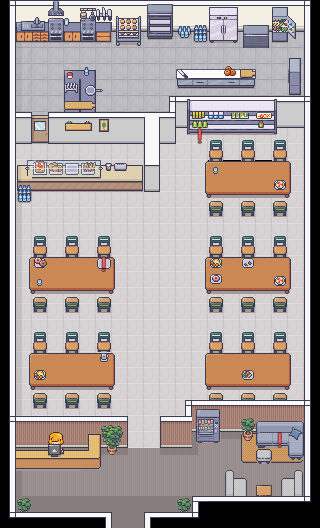

A level layout from a 2D game, rendered from its tile map. Below: a short description, then the map file with tile-grid data replaced by summaries:
An orthogonal 20x33 tile map with 16x16 px tiles, 6 tile layers (Tile Layer 1, walls, objects-lower, objects, ...), 1 hidden layer not drawn, 10 tilesets and 3 objects (college meal, get a snack, tiktok and chill).

<map version="1.10" tiledversion="1.10.2" orientation="orthogonal" renderorder="right-down" width="20" height="33" tilewidth="16" tileheight="16" infinite="0" nextlayerid="9" nextobjectid="4">
 <tileset firstgid="1" name="Room_Builder_16x16" tilewidth="16" tileheight="16" tilecount="8284" columns="76">
  <image source="Room_Builder_16x16.png" trans="000000" width="1216" height="1744" />
  <tile id="392">
   <properties>
    <property name="transition" value="maps/map3/map3.tmx" />
   </properties>
  </tile>
  <tile id="623">
   <properties>
    <property name="blocked" value="" />
   </properties>
  </tile>
 </tileset>
 <tileset firstgid="8285" name="19_Hospital_16x16" tilewidth="16" tileheight="16" tilecount="1760" columns="16">
  <image source="19_Hospital_16x16.png" trans="000000" width="256" height="1760" />
 </tileset>
 <tileset firstgid="10045" name="5_Classroom_and_library_16x16" tilewidth="16" tileheight="16" tilecount="544" columns="16">
  <image source="5_Classroom_and_library_16x16.png" trans="000000" width="256" height="544" />
 </tileset>
 <tileset firstgid="10589" name="2_LivingRoom_16x16" tilewidth="16" tileheight="16" tilecount="720" columns="16">
  <image source="2_LivingRoom_16x16.png" trans="000000" width="256" height="720" />
  <tile id="378">
   <properties>
    <property name="activity" value="Eat,Piazza" />
   </properties>
  </tile>
 </tileset>
 <tileset firstgid="11309" name="4_Bedroom_16x16" tilewidth="16" tileheight="16" tilecount="1712" columns="16">
  <image source="4_Bedroom_16x16.png" trans="000000" width="256" height="1712" />
 </tileset>
 <tileset firstgid="13021" name="1_Generic_16x16" tilewidth="16" tileheight="16" tilecount="1248" columns="16">
  <image source="1_Generic_16x16.png" trans="000000" width="256" height="1248" />
 </tileset>
 <tileset firstgid="14269" name="16_Grocery_store_16x16" tilewidth="16" tileheight="16" tilecount="1248" columns="16">
  <image source="16_Grocery_store_16x16.png" trans="000000" width="256" height="1248" />
 </tileset>
 <tileset firstgid="15517" name="12_Kitchen_16x16" tilewidth="16" tileheight="16" tilecount="784" columns="16">
  <image source="12_Kitchen_16x16.png" trans="000000" width="256" height="784" />
 </tileset>
 <tileset firstgid="16301" name="activitymark" tilewidth="16" tileheight="16" tilecount="1" columns="1">
  <image source="oie_1512512TG0HYYOf.png" width="16" height="16" />
 </tileset>
 <tileset firstgid="16302" name="Room_Builder_16x16" tilewidth="16" tileheight="16" tilecount="8284" columns="76">
  <image source="../map8/Room_Builder_16x16.png" trans="000000" width="1216" height="1744" />
  <tile id="392">
   <properties>
    <property name="transition" value="maps/map1/map1.tmx" />
   </properties>
  </tile>
  <tile id="623">
   <properties>
    <property name="blocked" value="blocked" />
   </properties>
  </tile>
  <tile id="2323">
   <properties>
    <property name="collision" value="" />
   </properties>
  </tile>
 </tileset>
 <layer id="7" name="collisions" width="20" height="33" visible="0">
  <data>[660 cells, 327 non-empty, 4 distinct tile ids]</data>
 </layer>
 <layer id="1" name="Tile Layer 1" width="20" height="33">
  <data>[660 cells, 482 non-empty, 15 distinct tile ids]</data>
 </layer>
 <layer id="2" name="walls" width="20" height="33">
  <data>[660 cells, 178 non-empty, 28 distinct tile ids]</data>
 </layer>
 <layer id="5" name="objects-lower" width="20" height="33">
  <data>[660 cells, 117 non-empty, 44 distinct tile ids]</data>
 </layer>
 <layer id="3" name="objects" width="20" height="33">
  <data>[660 cells, 210 non-empty, 98 distinct tile ids]</data>
 </layer>
 <layer id="4" name="objects-higher" width="20" height="33">
  <data>[660 cells, 49 non-empty, 46 distinct tile ids]</data>
 </layer>
 <layer id="6" name="objects-higher-higher" width="20" height="33">
  <data>[660 cells, 28 non-empty, 20 distinct tile ids]</data>
 </layer>
 <objectgroup id="8" name="activities">
  <object id="1" name="college meal" x="89.8627" y="234.851" width="28.6957" height="39.2677">
   <properties>
    <property name="activityStr" value="get college meal" />
    <property name="activityTime" type="int" value="1" />
    <property name="activityType" value="eat" />
    <property name="changeAmount" value=".3" />
    <property name="isActivity" type="bool" value="true" />
   </properties>
  </object>
  <object id="2" name="get a snack" x="191.808" y="119.314" width="84.7185" height="23.5515">
   <properties>
    <property name="activityStr" value="have a snack" />
    <property name="activityTime" type="int" value="1" />
    <property name="activityType" value="eat" />
    <property name="changeAmount" value="0.1" />
    <property name="isActivity" type="bool" value="true" />
   </properties>
  </object>
  <object id="3" name="tiktok and chill" x="256.302" y="429.231" width="45.4508" height="34.1236">
   <properties>
    <property name="activityStr" value="watch tiktoks" />
    <property name="activityTime" type="int" value="1" />
    <property name="activityType" value="nap" />
    <property name="changeAmount" value="0.1" />
    <property name="isActivity" type="bool" value="true" />
   </properties>
  </object>
 </objectgroup>
</map>
